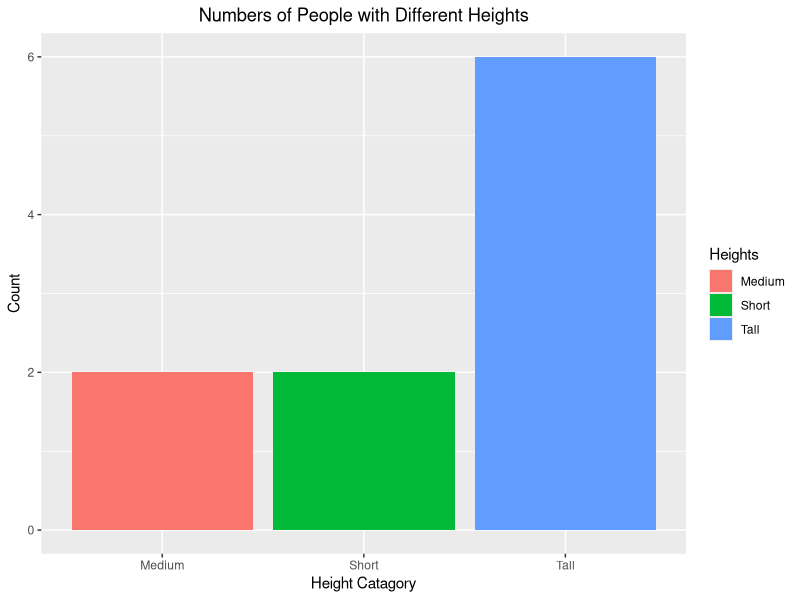

Source code (R):
library(readxl)
Friends <- read_excel("Friends_2.xlsx")
View(Friends)

str(Friends)

Friends$height = as.factor(Friends$Height)

library(ggplot2)
ggplot(Friends, aes(x= Friends$height, fill= Friends$height)) +
  labs(x= "Height Catagory", y= "Count", fill= "Heights",
       title= "Numbers of People with Different Heights") +
  geom_bar() +
  theme(plot.title= element_text(hjust= 0.5))

